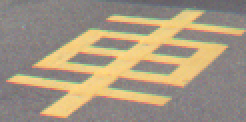
#> input picture test_img.png, 123 x 61 px (shown 2 times larger)
$ jupyter execute --allow-errors Line_Segmentation_Detector_demo.ipynb
#> lines starting #> are read from the running program, lines starting #| are printed output that depends on the picture
[cell 1]
import numpy as np
import os, sys, cv2
import matplotlib.pyplot as plt
from pylsd.lsd import lsd

# With OpenCV

[cell 2]
fp = r"./test_img.png"
tmp = cv2.imread(fp)
#> tmp is the input picture: shape (61, 123, 3); mean B, G, R 128.7, 150.3, 164.6
plt.imshow(tmp[...,::-1])

[cell 3]
src = tmp.copy()
gray = src.astype('uint8')
gray = cv2.cvtColor(gray, cv2.COLOR_BGR2GRAY)
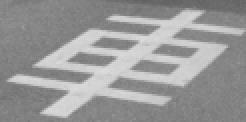
#> gray: shape (61, 123) (shown 2 times larger); min 96, max 219, mean 152.1
#> (the rest of this cell did not finish here and is left out)
